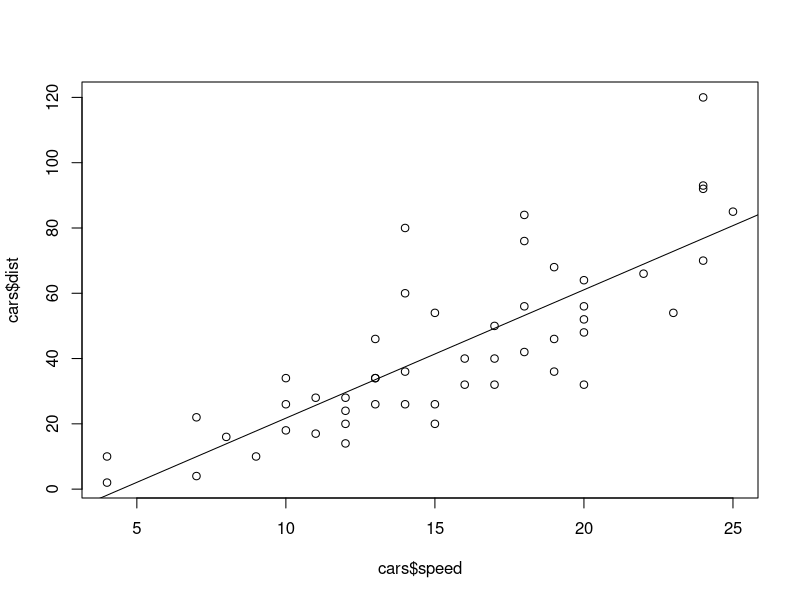
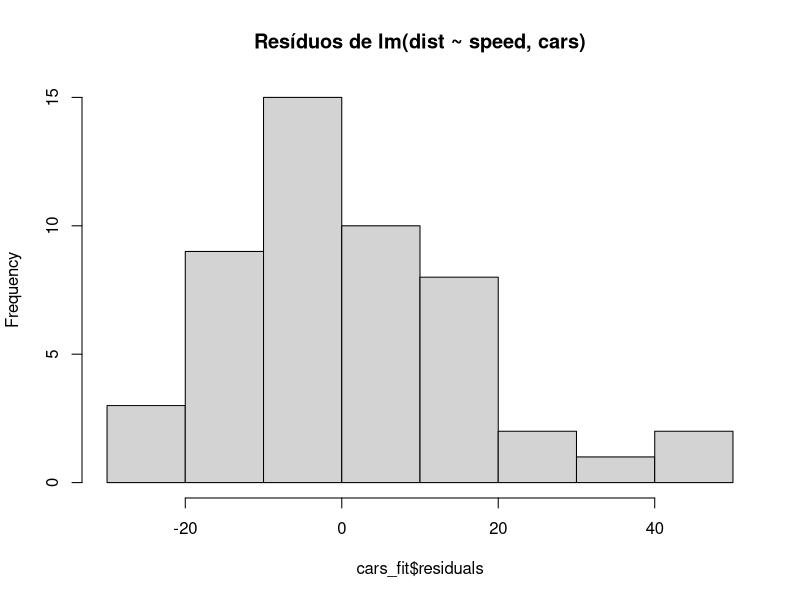
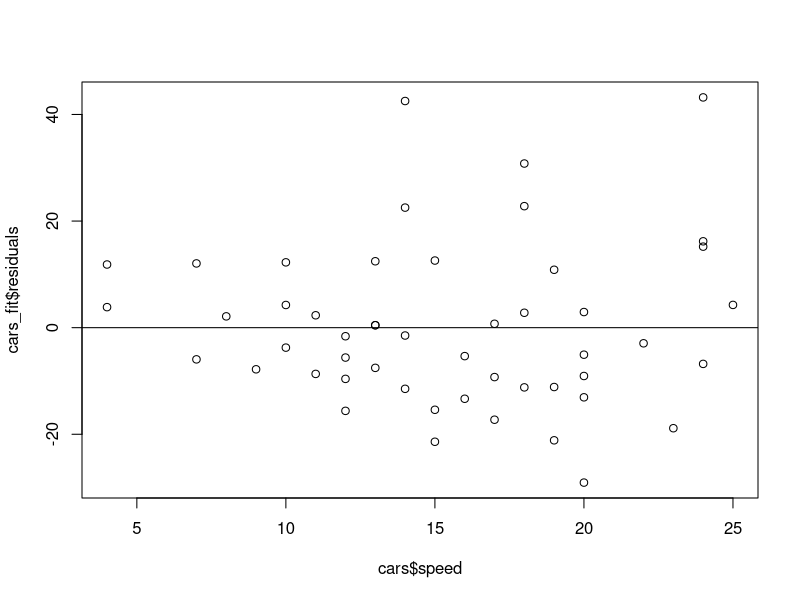

These charts were generated, in order, by the following R code:
## ---- chunk 1
knitr::opts_chunk$set(echo = TRUE)

simple_predict = function(model, newdata) {
  if (class(model) != 'lm') {
    warning("O objeto passado não é um modelo linear")
  }
  resp = model$coefficients[1] + model$coefficients[2]*newdata
  names(resp) = newdata
  return(resp)
}

## ---- chunk 2
cars_fit = lm(dist ~ speed, data=cars)
cars_values = c(5, 10, 14, 23, 3)

plot(cars$speed, cars$dist)
abline(cars_fit)
## ---- chunk 3
print(simple_predict(cars_fit, cars_values))
## ---- chunk 4
hist(cars_fit$residuals, main = "Resíduos de lm(dist ~ speed, cars)")
plot(x=cars$speed, y=cars_fit$residuals)
abline(0,0)
cars_summ = summary(cars_fit)
print(cars_summ)
## ---- chunk 5
ozone_solar_fit = lm(airquality$Ozone ~ airquality$Solar.R)
ozone_solar_values = c(10, 100, 200, 300)
## ---- chunk 6
print(simple_predict(ozone_solar_fit, ozone_solar_values))
## ---- chunk 7

## ---- chunk 8

## ---- chunk 9

## ---- chunk 10

